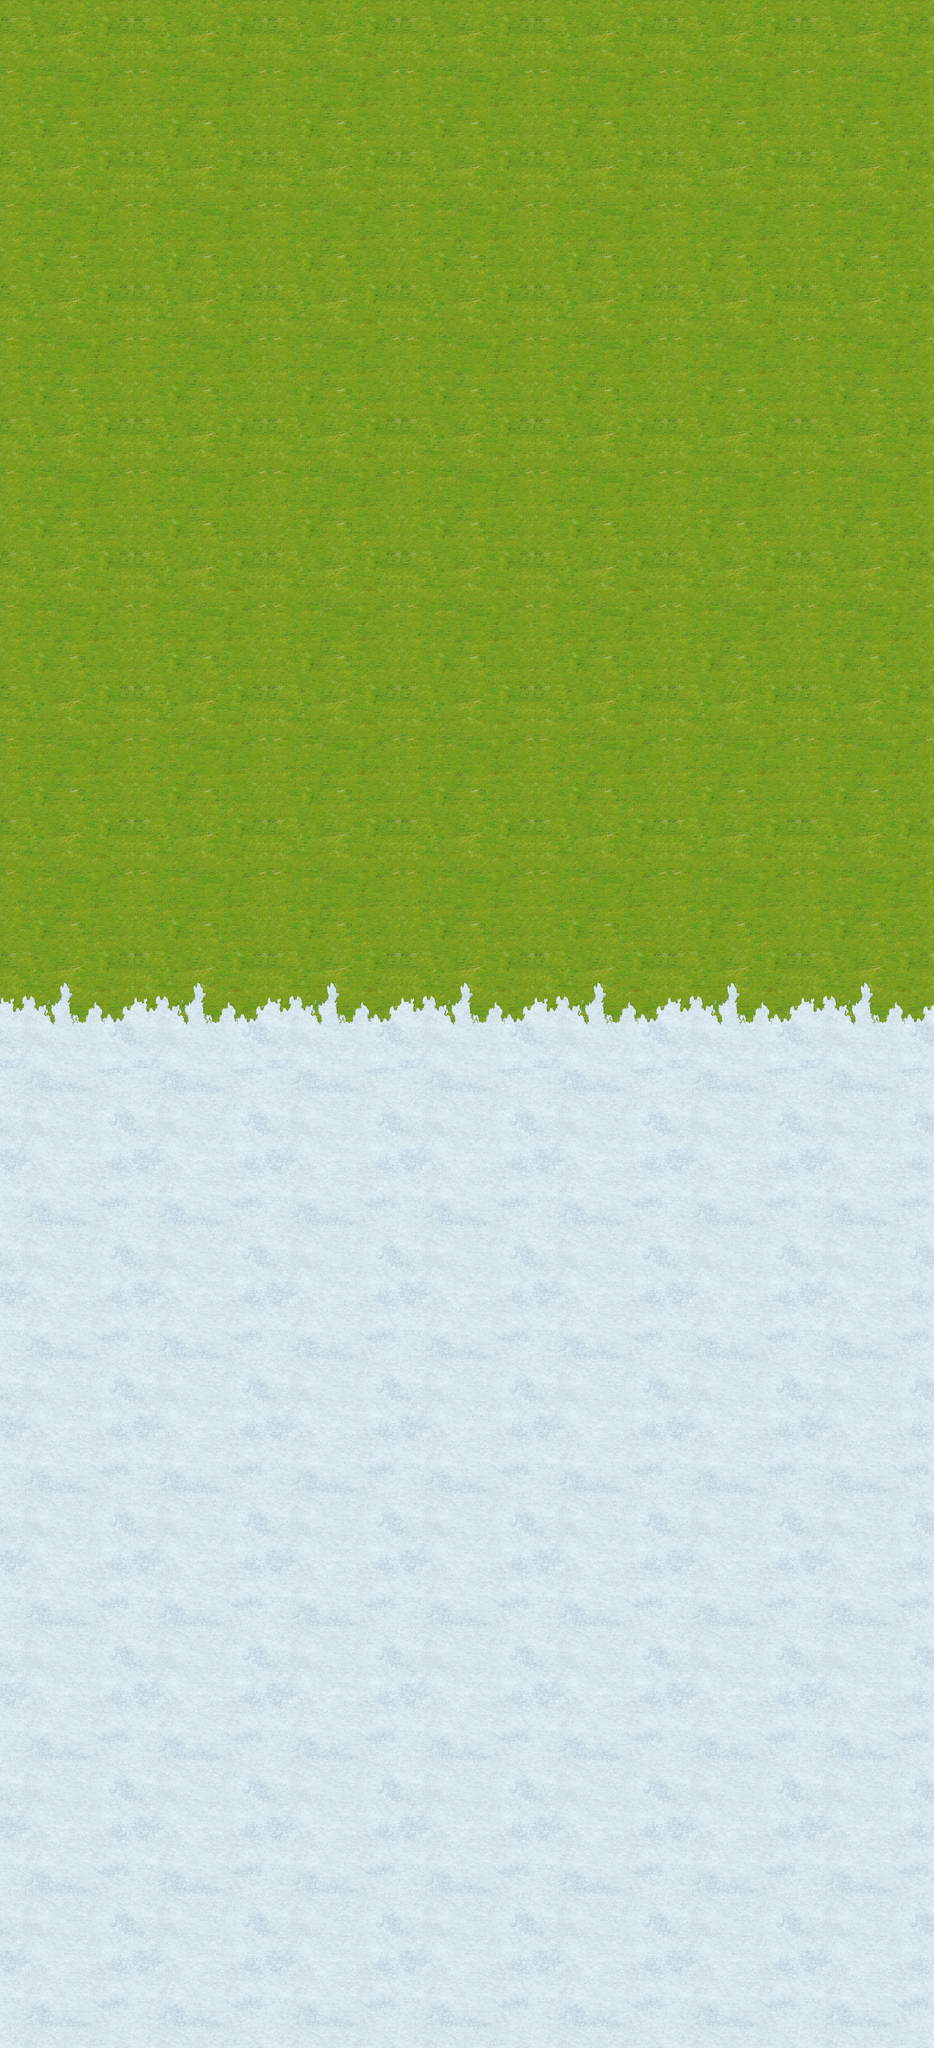

This game map was drawn from its Tiled (.tmx) file and the tilesets committed beside it. A one-line description and the trimmed map source follow:
An orthogonal 21x46 tile map with 160x160 px tiles, 2 tile layers (layer1, layer2).

<map version="1.0" orientation="orthogonal" width="21" height="46" tilewidth="160" tileheight="160">
 <tileset firstgid="1" name="terrain" tilewidth="160" tileheight="160">
  <image source="terrain.png" width="1440" height="1440" />
 </tileset>
 <layer name="layer1" width="21" height="46">
  <data>[966 cells, 966 non-empty, 18 distinct tile ids]</data>
 </layer>
 <layer name="layer2" width="21" height="46">
  <data>[966 cells, 63 non-empty, 9 distinct tile ids]</data>
 </layer>
</map>
